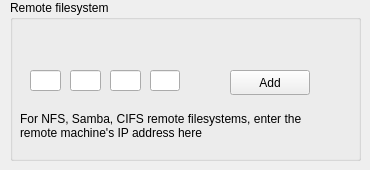
<?xml version="1.0" encoding="UTF-8"?>
<ui version="4.0">
 <class>Form</class>
 <widget class="QWidget" name="Form">
  <property name="geometry">
   <rect>
    <x>0</x>
    <y>0</y>
    <width>370</width>
    <height>170</height>
   </rect>
  </property>
  <property name="windowTitle">
   <string>Preferences</string>
  </property>
  <widget class="QGroupBox" name="groupBox_2">
   <property name="geometry">
    <rect>
     <x>10</x>
     <y>0</y>
     <width>351</width>
     <height>161</height>
    </rect>
   </property>
   <property name="title">
    <string>Remote filesystem</string>
   </property>
   <widget class="QLineEdit" name="lineEdit_IP_1">
    <property name="geometry">
     <rect>
      <x>20</x>
      <y>70</y>
      <width>31</width>
      <height>21</height>
     </rect>
    </property>
    <property name="text">
     <string/>
    </property>
   </widget>
   <widget class="QLineEdit" name="lineEdit_IP_2">
    <property name="geometry">
     <rect>
      <x>60</x>
      <y>70</y>
      <width>31</width>
      <height>21</height>
     </rect>
    </property>
    <property name="text">
     <string/>
    </property>
   </widget>
   <widget class="QLineEdit" name="lineEdit_IP_3">
    <property name="geometry">
     <rect>
      <x>100</x>
      <y>70</y>
      <width>31</width>
      <height>21</height>
     </rect>
    </property>
    <property name="text">
     <string/>
    </property>
   </widget>
   <widget class="QLineEdit" name="lineEdit_IP_4">
    <property name="geometry">
     <rect>
      <x>140</x>
      <y>70</y>
      <width>30</width>
      <height>21</height>
     </rect>
    </property>
    <property name="text">
     <string/>
    </property>
   </widget>
   <widget class="QLabel" name="label">
    <property name="geometry">
     <rect>
      <x>10</x>
      <y>100</y>
      <width>311</width>
      <height>51</height>
     </rect>
    </property>
    <property name="text">
     <string>For NFS, Samba, CIFS remote filesystems, enter the remote machine's IP address here</string>
    </property>
    <property name="wordWrap">
     <bool>true</bool>
    </property>
   </widget>
   <widget class="QPushButton" name="pushButton_Add">
    <property name="geometry">
     <rect>
      <x>220</x>
      <y>70</y>
      <width>80</width>
      <height>25</height>
     </rect>
    </property>
    <property name="text">
     <string>Add</string>
    </property>
   </widget>
  </widget>
 </widget>
 <tabstops>
  <tabstop>lineEdit_IP_1</tabstop>
  <tabstop>lineEdit_IP_2</tabstop>
  <tabstop>lineEdit_IP_3</tabstop>
  <tabstop>lineEdit_IP_4</tabstop>
  <tabstop>pushButton_Add</tabstop>
 </tabstops>
 <resources/>
 <connections/>
</ui>
